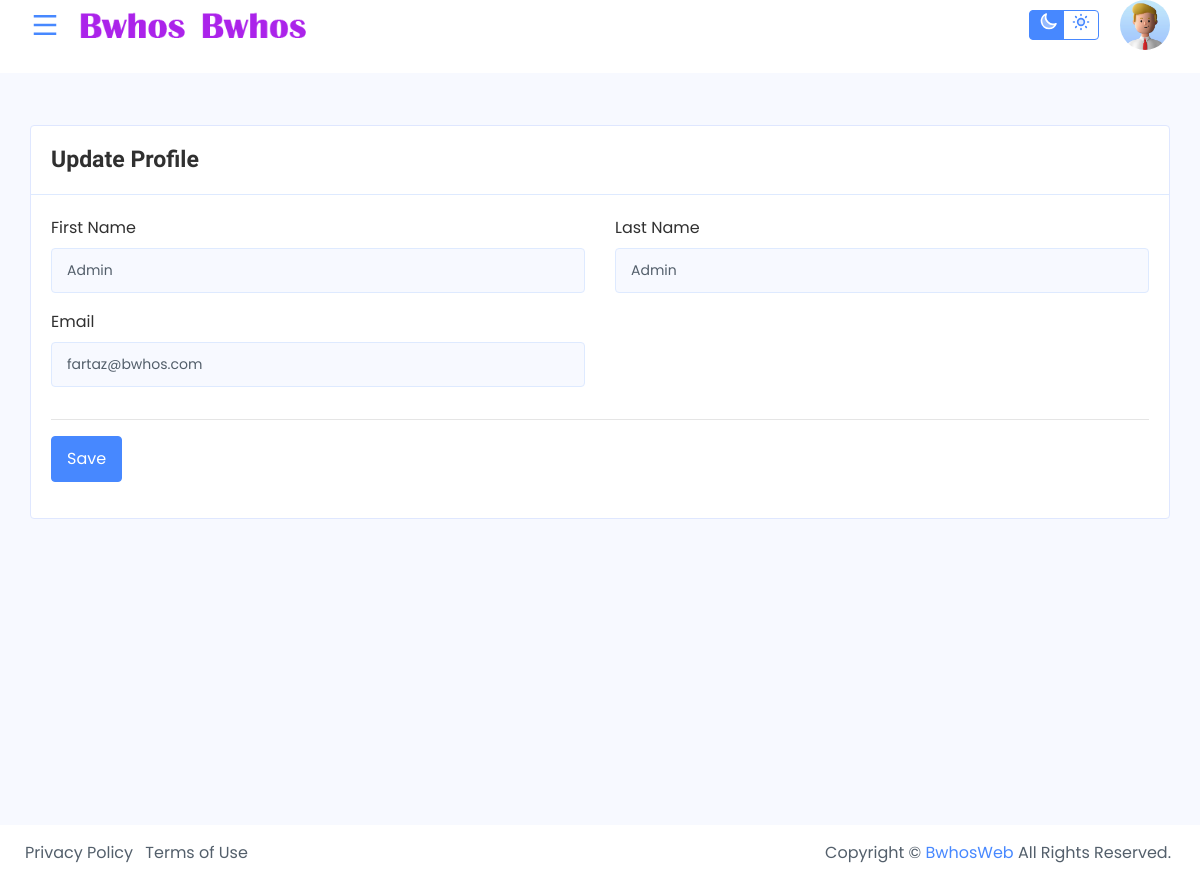
The page /view/index.php?page=profile_edit (signed in) on the database its author committed.
### tables this page shows
CREATE TABLE `users` (
  `id` int unsigned NOT NULL AUTO_INCREMENT,
  `email` varchar(255) DEFAULT NULL,
  `password` varchar(255) DEFAULT NULL,
  `first_name` varchar(255) DEFAULT NULL,
  `last_name` varchar(255) DEFAULT NULL,
  PRIMARY KEY (`id`)
);

### view/profile/edit.php (the view, shortened to what this page needs)
<?php
require_once("../configuration/connection.php");
$query = "SELECT * FROM `users` WHERE `email` = '". $_SESSION['user']."' ";
    $result = mysqli_query($mysqli,$query) or die(mysqli_error($mysqli));
    if(mysqli_num_rows($result) > 0){
        $row = mysqli_fetch_array($result);
    }else {
        $row = null;
    }
?>
<div class="container-fluid">
    <div class="row">
        <div class="col-xl-12 col-lg-12">
            <div class="card">
                <div class="card-header d-flex justify-content-between">
                    <div class="header-title">
                        <h4 class="card-title">Update Profile</h4>
                    </div>
                </div>
                <div class="card-body">
                    <div class="new-user-info">
                        <form method="post" action="./profile/update.php">
                            <div class="row">
                                <div class="form-group col-md-6">
                                    <label for="first_name" class="form-label">First Name</label>
                                    <input type="textbox" class="form-control" id="first_name" name="first_name" value ="<?= $row['first_name'] ?>" placeholder="First Name" onkeyup="this.value=this.value.replace(/[^a-zA-Z-_]/g,'')" required>
                                </div>
                                <div class="form-group col-md-6">
                                    <label for="last_name" class="form-label">Last Name</label>
                                    <input type="textbox" class="form-control" id="last_name" name="last_name" value ="<?= $row['last_name'] ?>" placeholder="Last Name" onkeyup="this.value=this.value.replace(/[^a-zA-Z-_]/g,'')" required>
                                </div>
                                <div class="form-group col-md-6">
                                    <label for="email" class="form-label">Email</label>
                                    <input type="email" class="form-control" id="email" name="email" value ="<?= $row['email'] ?>" placeholder="Email" required>
                                </div>
                            </div>
                            <hr>
                            <input type="submit" class="btn btn-primary" value="Save">
                        </form>
                    </div>
                </div>
            </div>
        </div>
    </div>
</div>

### rows shown on the page
users: first_name "Admin", last_name "Admin", email "fartaz@bwhos.com"
